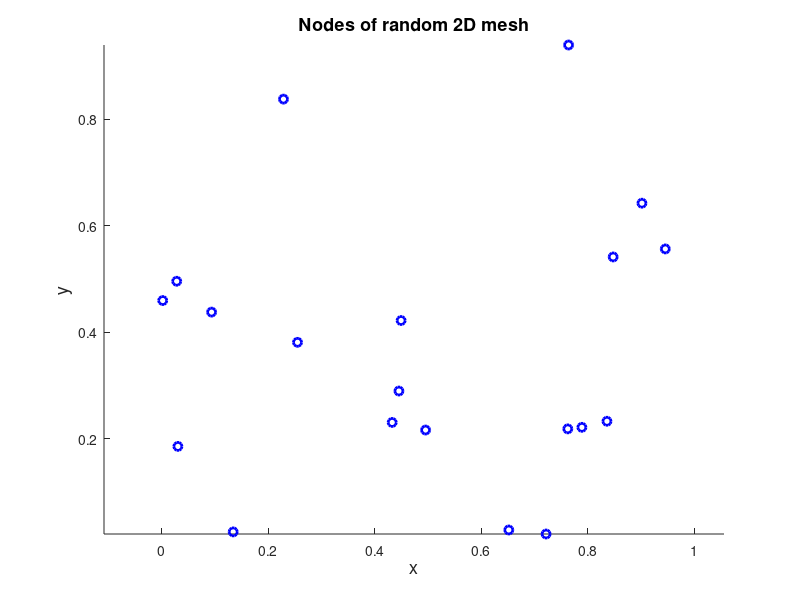

MATLAB code to generate this figure: (Note: this script raises an error after producing the figure.)
%% Mesh verification of a random 2-dimensional point set

%% Initial data
% Set the random number generator.
rng(1);
%% 
% Set the points defining the region to be meshed.
points=rand(20,2);
%%
% Plot the points defining the region to be meshed.
figure('Name','Nodes of random 2D mesh','NumberTitle','off')
scatter(points(:,1),points(:,2),...
    'marker','o','MarkerEdgeColor',[0 0 1],'LineWidth',2)
xlabel('x','FontSize',13);
ylabel('y','FontSize',13);
title('Nodes of random 2D mesh','FontSize',13)
axis equal

%% Processing
% Find the Delaunay triangulation of the point set using the new convex
% hull algorithm.
T1=delaunay_nd(points);
%%
% Find the Delaunay triangulation of the point set using the algorithm
% provided by MATLAB.
T2=delaunayn(points);
%% Verification
% *Error check 1: mesh sizes*
%%
% Find the number of elements of the mesh calculated using the new convex
% hull algorithm.
helements=size(T1,1);
%%
% Find the number of elements of the mesh calculated using the algorithm
% provided by MATLAB
celements=size(T2,1);
%%
% Check if the number of elements of the two meshes is the same. If this is
% not the case, throw an error.
if celements~=helements
    error('The number of elements does not match the true solution.');
end
%%
% *Error check 2: duplicate elements*
%%
% $d$ is the dimension of the problem.
d=size(points,2);
%%
% Loop over all elements in pairs, such that each element pair contains two
% different elements. For each pair, the elements of which are defined by
% $d+1$ points each, check if the two elements contain $d+1$ common points.
% If so, this means that the two elements are defined by the same points,
% therefore the two elements of the pair are identical. There must not be
% any duplicate elements, so if a pair is found having two identical
% elements, throw an error.
for i=1:helements
    for j=i+1:helements
        if nnz(ismember(T1(i,:),T1(j,:)))==d+1
            error('Duplicate element.')
        end
    end
end
%%
% *Error check 3: true solution*
%%
% For each element ($i$) of the mesh calculated by the new algorithm, loop
% over all elements ($j$) of the mesh calculated by the algorithm provided
% by MATLAB, and check if the points defining element $i$ and the points
% defining element $i$ are common. This must happen exactly one time, since
% the faces defining the two meshes are unique according to the above check
% 2, and their number is the same according to the above check 1, namely
% the $count$ parameter can take the values $0$ or $1$. If no $j$ th
% element identical to $i$ th element is encountered, then the $count$
% parameter will remain $0$, otherwise it will be set equal to $1$. If the
% $count$ parameter remains equal to $0$, throw an error.
for i=1:helements
    element1=T1(i,:);
    count=0;
    for j=1:celements
        element2=T2(j,:);
        if nnz(ismember(element1,element2))==d+1
            count=1;
        end
    end
    if ~count
        error(['Element(' num2str(i) ') = [' num2str(element1) '] is not in the true solution.'])
    end
end
%% Plots
% Plot the mesh of the point set calculated with the new algorithm.
figure('Name','Random 2D mesh','NumberTitle','off')
patch('Faces',T1,'Vertices',points,...
    'FaceColor',[1 0.5 0],'EdgeColor',[0 0 1]);
xlabel('x','FontSize',13);
ylabel('y','FontSize',13);
title('Random 2D mesh','FontSize',13)
%%
% Plot the mesh of the point set calculated with the algorithm provided
% by MATLAB.
figure('Name','Random 2D mesh','NumberTitle','off')
patch('Faces',T2,'Vertices',points,...
    'FaceColor',[1 0.5 0],'EdgeColor',[0 0 1]);
xlabel('x','FontSize',13);
ylabel('y','FontSize',13);
title('Random 2D mesh','FontSize',13)

%% Contact author
%
%  (c) 2014 by George Papazafeiropoulos
%  First Lieutenant, Infrastructure Engineer, Hellenic Air Force
%  Civil Engineer, M.Sc., Ph.D. candidate, NTUA
%
% Email: gpapazafeiropoulos@yahoo.gr
%
% Website: http://users.ntua.gr/gpapazaf/
%


